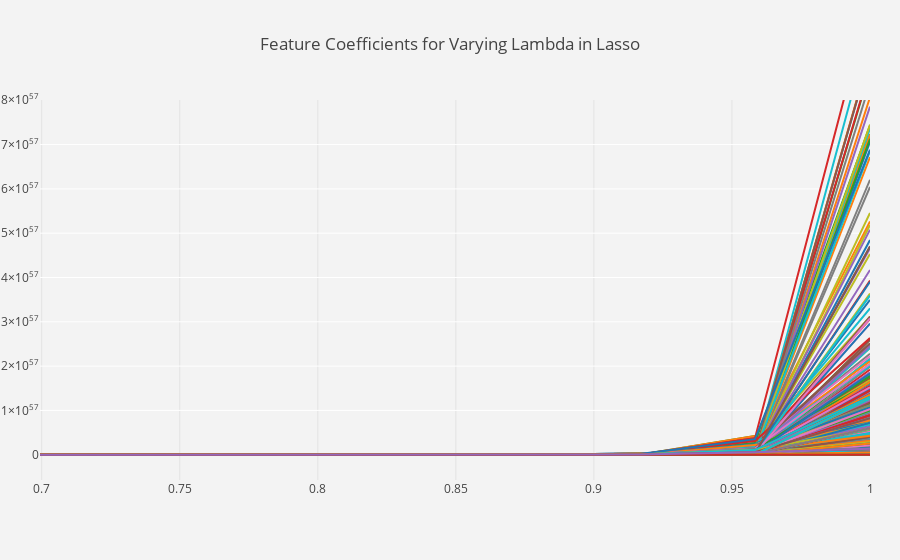

The notebook cell this image was saved under:
### Code cell
traces = []

for beta in betas:
  traces.append(go.Scatter(x = np.linspace(1e-4,1,25).tolist(),
                            y = beta,
                            mode = 'lines'))

layout = go.Layout(
autosize=True,
title='Feature Coefficients for Varying Lambda in Lasso',
yaxis=dict(
    autorange=True,
    showgrid=True,
    zeroline=True,
    dtick=0,
    gridcolor='rgb(255, 255, 255)',
    gridwidth=1,
    zerolinecolor='rgb(255, 255, 255)',
    zerolinewidth=2,
),
margin=dict(
    l=40,
    r=30,
    b=80,
    t=100,
),
paper_bgcolor='rgb(243, 243, 243)',
plot_bgcolor='rgb(243, 243, 243)',
showlegend=False
)

fig = go.Figure(data=traces,layout=layout)

fig.show()
